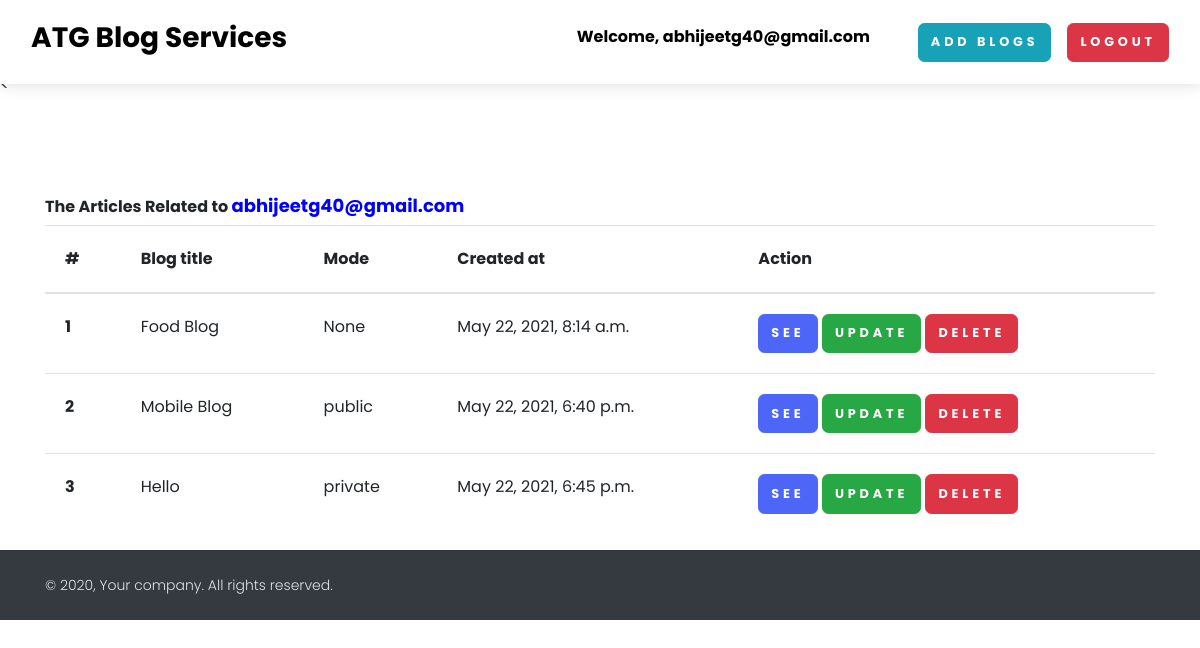
The app's page /see-blog/ (signed in) with its own data.
### home/models.py (models this page shows, shortened)
class BlogModel(models.Model):
    title = models.CharField(max_length=1000)
    content = FroalaField()
    slug = models.SlugField(max_length=1000 , null=True , blank=True)
    user = models.ForeignKey(User, blank=True , null=True , on_delete=models.CASCADE)
    image = models.ImageField(upload_to='blog')
    mode_category = (('public',"PUBLIC"), ('private',"PRIVATE"))
    mode = models.CharField(max_length=10,choices=mode_category,null=True)
    created_at = models.DateTimeField(auto_now_add=True)
    upload_to = models.DateTimeField(auto_now=True)
    def __str__(self):
        return self.title

### home/views.py (the view)
# urls.py: path('see-blog/' , see_blog , name="see_blog"),
def see_blog(request):
    context = {}
    try:
        blog_objs = BlogModel.objects.filter(user = request.user)
        context['blog_objs'] =  blog_objs
    except Exception as e:
        print(e)
    print(context)
    return render(request , 'see_blog.html' ,context)

### home/templates/see_blog.html
{% extends "base.html" %}
{% block start %}
<section class="mt-5 pt-5">
    <div class="container">
      <h6>The Articles Related to <span style="color: blue; font-size: large;">{{user}}</span></h6>
        <table class="table">
        <thead>
          <tr>
            <th scope="col">#</th>
            <th scope="col">Blog title</th>
            <th scope="col">Mode</th>
            <th scope="col">Created at</th>
            <th scope="col">Action</th>
          </tr>
        </thead>
        <tbody>
            {% for blog in blog_objs %}
          <tr>
            <th scope="row">{{forloop.counter}}</th>
            <td>{{blog.title}}</td>
            <td>{{blog.mode}}</td>
            <td>{{blog.created_at}}</td>
            <td>
                <a href="{% url 'blog_detail' blog.slug %}" class="btn btn-primary">See</a>
                <a href="{%  url 'blog_update' blog.slug %}" class="btn btn-success">Update</a>
                <a href="{% url 'blog_delete' blog.id %}" class="btn btn-danger">Delete</a>
            </td>
          </tr>
          {% endfor %}
          </tbody>
          </table>
    </div>
</section>
{% endblock %}

### home/templates/base.html (shortened to what this page needs)
<!DOCTYPE html>
<html lang="en">
< <head>
    <link rel="stylesheet" href="https://maxcdn.bootstrapcdn.com/bootstrap/4.0.0/css/bootstrap.min.css">
    <link rel="stylesheet" href="/media/css/nouislider.css">
    <link rel="stylesheet" href="/media/css/swiper.min.css">
    <link rel="stylesheet" href="/media/css/magnific-popup.css">
    <link rel="stylesheet" href="/media/css/default.css" id="theme-stylesheet">
   </head>
  <body style="padding-top: 72px;">
    <header class="header">
      <nav class="navbar navbar-expand-lg fixed-top shadow navbar-light bg-white">
        <div class="container-fluid">
          <div class="d-flex align-items-center"><a class="navbar-brand py-1" href="/">
          <h3>ATG Blog Services</h3>
          </div>
          <div class="collapse navbar-collapse" id="navbarCollapse">
            <ul class="navbar-nav ml-auto">
              {% if request.user.is_authenticated %}
              <h6>Welcome, {{ request.user }}</h6>
              <li class="nav-item mt-3 mt-lg-0 ml-lg-3 d-lg-none d-xl-inline-block">
                <a class="btn btn-info" href="{% url 'add_blog' %}">Add Blogs</a>
              </li>
              <li class="nav-item mt-3 mt-lg-0 ml-lg-3 d-lg-none d-xl-inline-block">
                <a class="btn btn-danger" href="{% url 'logout_view' %}">Logout</a>
              </li>
              {% endif %}
            </ul>
          </div>
        </div>
      </nav>
    </header>
    {% block start %}
    {% endblock %}
    <footer class="position-relative z-index-10 d-print-none">
      <div class="py-4 font-weight-light bg-gray-800 text-gray-300">
        <div class="container">
          <div class="row align-items-center">
            <div class="col-md-6 text-center text-md-left">
              <p class="text-sm mb-md-0">&copy; 2020, Your company.  All rights reserved.</p>
            </div>
          </div>
        </div>
      </div>
    </footer>
  </body>
</html>

### records on screen
BlogModel: title "Food Blog", mode "None", created_at "May 22, 2021, 8:14 a.m."
BlogModel: title "Mobile Blog", mode "public", created_at "May 22, 2021, 6:40 p.m."
BlogModel: title "Hello", mode "private", created_at "May 22, 2021, 6:45 p.m."

### other values on screen
{{ request.user }} "abhijeetg40@gmail.com"
{{ user }} "abhijeetg40@gmail.com"
